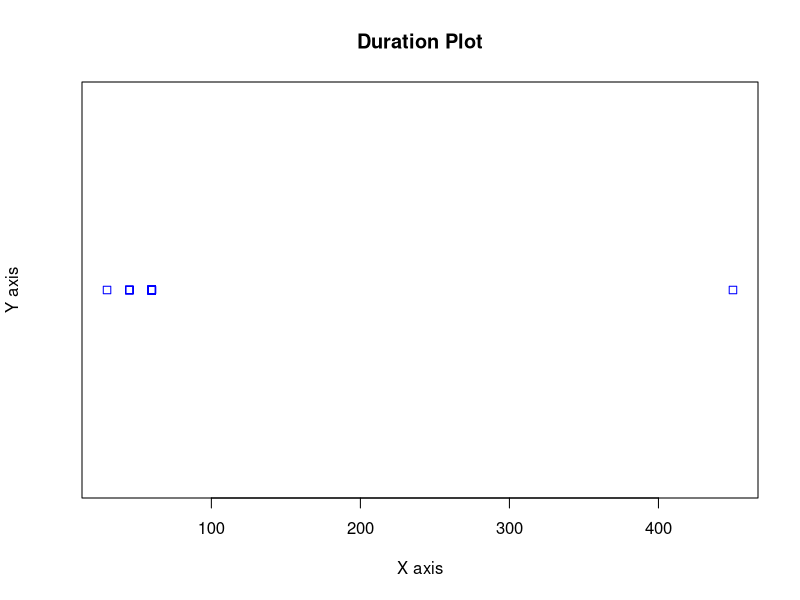

Write R code to recreate this figure. (Note: this script raises an error after producing the figure.)
## ---- chunk 1
data <- read.csv("data.csv")
## ---- chunk 2
summary(data)
## ---- chunk 3
ncol(data)
nrow(data)
## ---- chunk 4
data[1]
## ---- chunk 5
plot(data[1],main="Duration Plot",xlab="X axis",ylab="Y axis",col="blue")

legend("topleft",)
